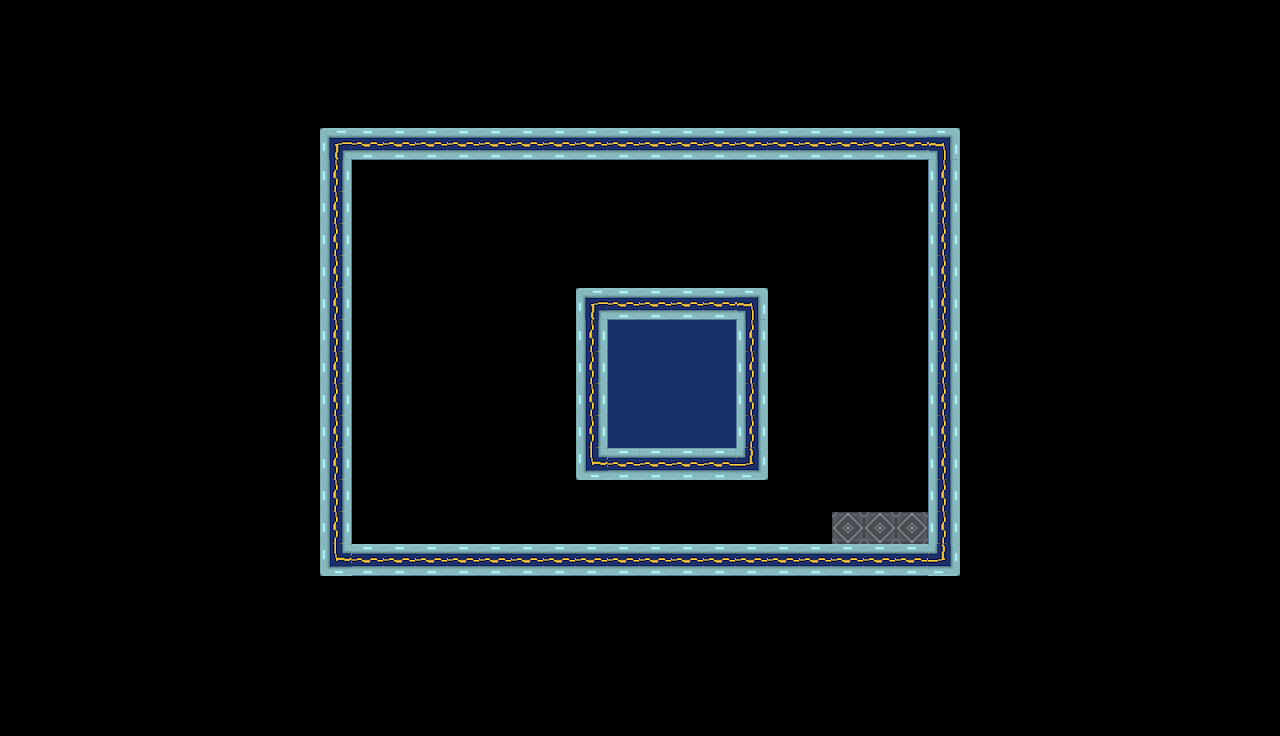

A 2D game scene composited from a Tiled map and its tileset images. What follows is a short description and the map's XML, with each tile layer's data collapsed to a summary:
An orthogonal 40x23 tile map with 32x32 px tiles, 2 tile layers (background, platforms) and 8 objects (2x PlatformStop, 2x BackObject, PlayerStart1, PlayerStart2, Exit, ...).

<map version="1.0" tiledversion="1.0.3" orientation="orthogonal" renderorder="right-down" width="40" height="23" tilewidth="32" tileheight="32" nextobjectid="51">
 <properties>
  <property name="Back" value="back3" />
  <property name="Title" value="Going Up?" />
  <property name="backOffX" type="int" value="0" />
  <property name="backOffY" type="int" value="0" />
 </properties>
 <tileset firstgid="1" source="tileset.tsx" />
 <layer name="background" width="40" height="23">
  <data>[920 cells, 0 non-empty, 0 distinct tile ids]</data>
 </layer>
 <layer name="platforms" width="40" height="23">
  <data>[920 cells, 743 non-empty, 11 distinct tile ids]</data>
 </layer>
 <objectgroup name="objects">
  <object id="4" name="P1" type="PlayerStart1" x="358" y="466.742" width="60" height="77" />
  <object id="5" name="P2" type="PlayerStart2" x="422.666" y="499.675" width="47" height="44" />
  <object id="16" name="exit" type="Exit" x="861.942" y="423" width="64" height="90" />
  <object id="46" name="PlatformStop" type="PlatformStop" x="511.942" y="544" width="32" height="32" />
  <object id="47" name="PlatformStop" type="PlatformStop" x="511.942" y="255" width="32" height="32" />
  <object id="48" name="platform1" type="Platform" x="478" y="384" width="96" height="32">
   <properties>
    <property name="contactTrigger" type="bool" value="false" />
    <property name="moveHorizontal" type="bool" value="false" />
    <property name="oneWay" type="bool" value="false" />
    <property name="startDir" type="int" value="-1" />
    <property name="startOn" type="bool" value="true" />
    <property name="switches" value="" />
   </properties>
  </object>
  <object id="49" name="BackObject" type="BackObject" x="733" y="480" width="32" height="64">
   <properties>
    <property name="frames" type="int" value="1" />
    <property name="speed" type="int" value="10" />
    <property name="sprite" value="blood3" />
    <property name="style" type="int" value="2" />
   </properties>
  </object>
  <object id="50" name="BackObject" type="BackObject" x="822.942" y="224" width="82" height="64">
   <properties>
    <property name="frames" type="int" value="3" />
    <property name="speed" type="int" value="2" />
    <property name="sprite" value="screen" />
    <property name="style" type="int" value="2" />
   </properties>
  </object>
 </objectgroup>
</map>
